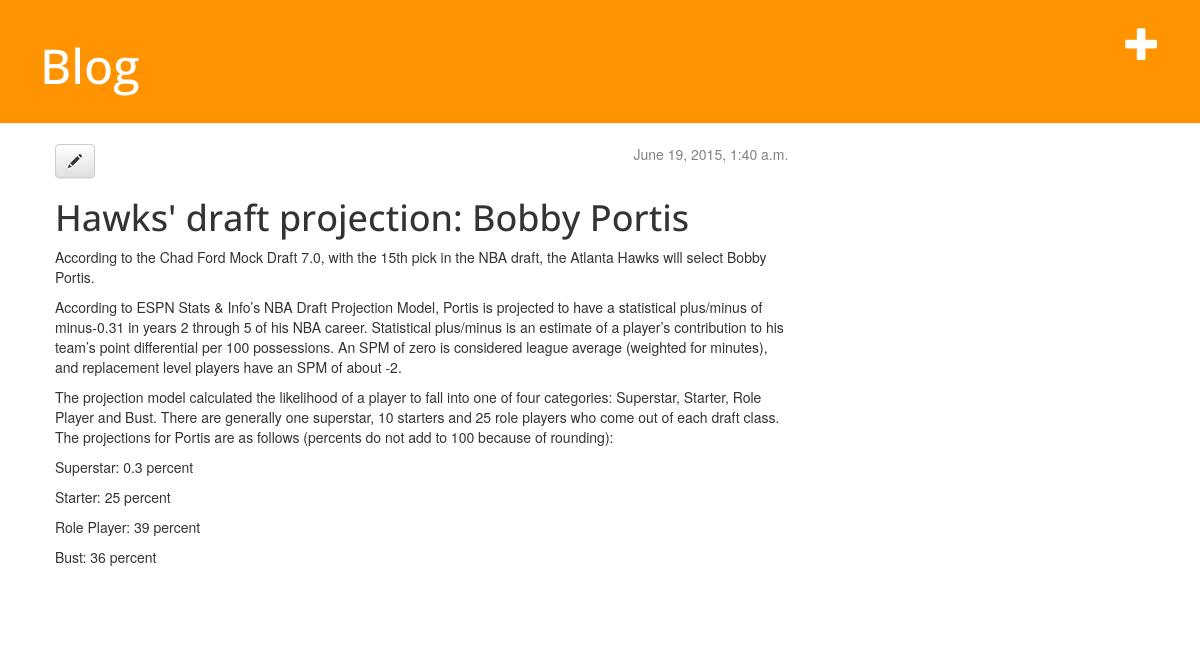
Before: /post/1/ with the older database file.
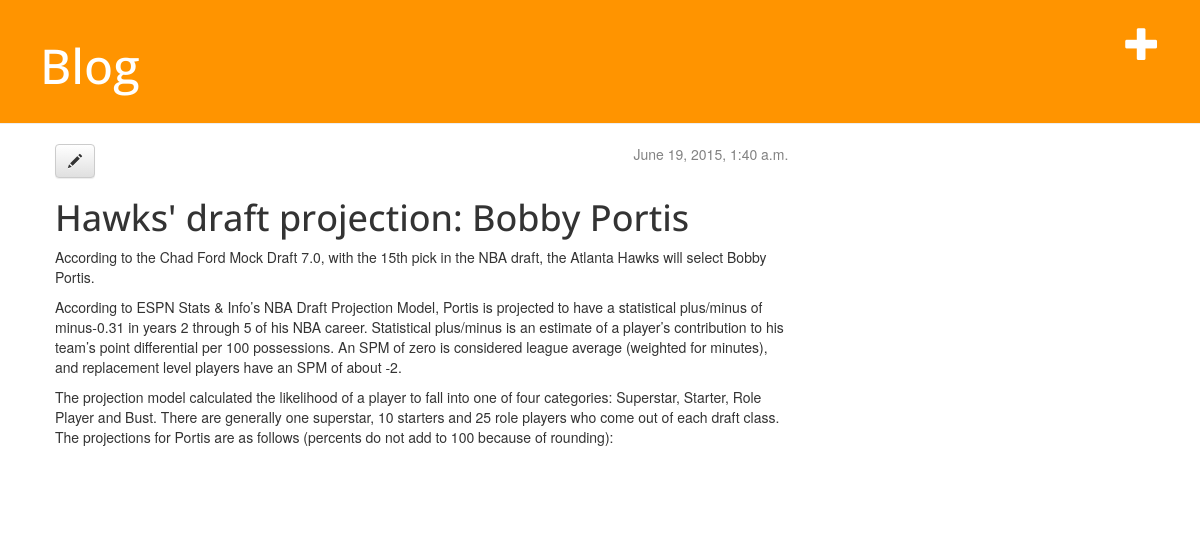
After: the same page with the newer database file.
### blog/models.py (models this page shows, shortened)
class Post(models.Model):
    author = models.ForeignKey('auth.User')
    title = models.CharField(max_length=200)
    text = models.TextField()
    created_date = models.DateTimeField(default=timezone.now)
    published_date = models.DateTimeField(blank=True, null=True)

### blog/views.py (the view)
# urls.py: url(r'^post/(?P<pk>[0-9]+)/$', views.post_detail),
def post_detail(request, pk):
    post = get_object_or_404(Post, pk=pk)
    return render(request, 'blog/post_detail.html', {'post': post})

### blog/templates/blog/post_detail.html
{% extends "blog/base.html" %}
{% block content %}
    <div class="post">
        {% if post.published_date %}
            <div class="date">
                {{ post.published_date }}
            </div>
        {% endif %}
        <a class="btn btn-default" href="{% url "post_edit" pk=post.pk %}"><span class="glyphicon glyphicon-pencil"></span></a>
        <h1>{{ post.title }}</h1>
        <p>{{ post.text|linebreaks }}</p>
    </div>
{% endblock %}

Changed rows visible on the page:
changed Post "Hawks' draft projection: Bobby Portis": text "…100 because of rounding): Superstar: 0.3 percent Starter: 25 percent Role Player: 39 percent Bust: 36 percent" → "…100 because of rounding):"
